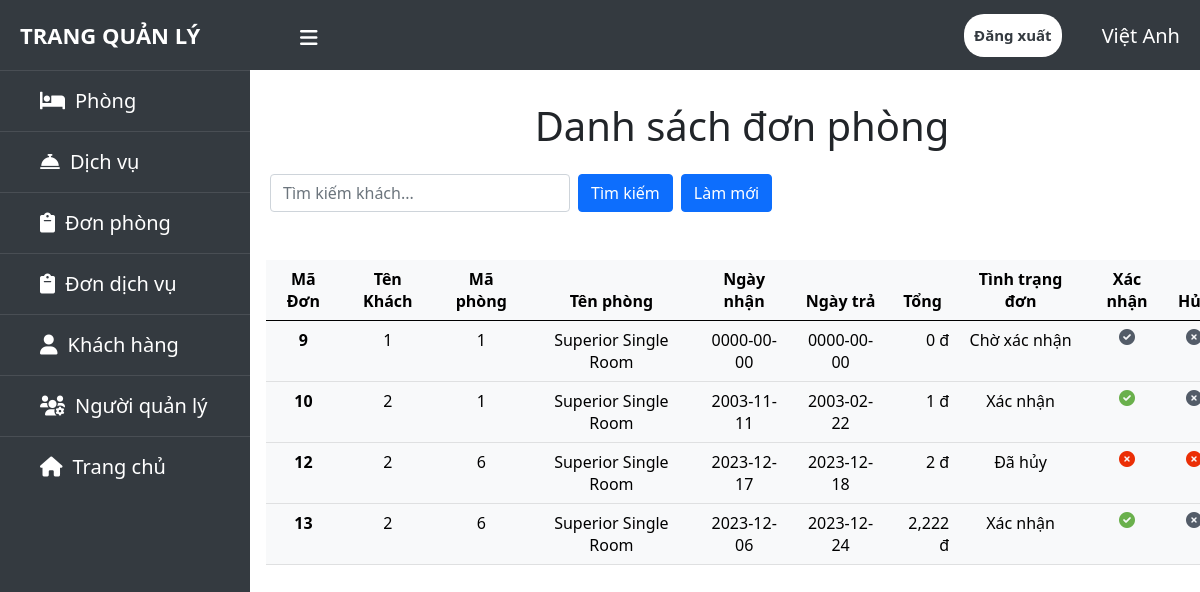
The page /admin/danhsachdatphong.php (signed in) on the database its author committed.
### tables this page shows
CREATE TABLE `tb_order_rooms` (
  `ordroom_id` int(10) UNSIGNED NOT NULL,
  `ordroom_total` int(10) NOT NULL,
  `ordroom_total_day` date NOT NULL,
  `ordroom_start` date NOT NULL,
  `ordroom_end` date NOT NULL,
  `ordroom_status` varchar(30) NOT NULL DEFAULT 'Chờ xác nhận',
  `room_id` int(10) UNSIGNED DEFAULT NULL,
  `cus_id` int(10) UNSIGNED DEFAULT NULL
);

CREATE TABLE `tb_customers` (
  `cus_id` int(10) UNSIGNED NOT NULL,
  `cus_name` varchar(50) NOT NULL,
  `cus_mobile` varchar(12) NOT NULL,
  `cus_email` varchar(100) NOT NULL,
  `cus_pass` varchar(255) NOT NULL
);

CREATE TABLE `tb_rooms` (
  `room_id` int(10) UNSIGNED NOT NULL,
  `room_type` varchar(50) NOT NULL,
  `room_size` varchar(10) NOT NULL,
  `room_description` varchar(255) NOT NULL,
  `room_price` int(11) NOT NULL,
  `room_amount_people` int(10) NOT NULL,
  `room_image` varchar(255) NOT NULL,
  `room_image1` varchar(255) NOT NULL,
  `room_image2` varchar(255) NOT NULL,
  `room_image3` varchar(255) NOT NULL
);

### admin/danhsachdatphong.php (the view, shortened to what this page needs)
<?php
include('header.php');
include('../config.php');
?>
    <div class="content p-3">
        <div class="row">
            <div class="col-12">
                <h1 class="text-center pt-3">Danh sách đơn phòng</h1>
            </div>
            <div class="col-12 p-3">
                <form action="" method="post" class="d-flex">
                    <input type="search" class="form-control me-2" name="cus-name" style="width: 300px;" placeholder="Tìm kiếm khách...">
                    <button type="submit" name="btn-search" class="btn btn-primary me-2">Tìm kiếm</button>
                    <a href="danhsachdatphong.php" class="btn btn-primary">Làm mới</a>
                </form>
            </div>
        </div>
        <table class="table my-3 py-5 table-light text-center">
            <thead class="table-light">
                <tr>
                    <th scope="col">Mã Đơn</th>
                    <th scope="col">Tên Khách</th>
                    <th scope="col">Mã phòng</th>
                    <th scope="col">Tên phòng</th>
                    <th scope="col">Ngày nhận</th>
                    <th scope="col">Ngày trả</th>
                    <th scope="col">Tổng</th>
                    <th scope="col">Tình trạng đơn</th>
                    <th scope="col">Xác nhận</th>
                    <th scope="col">Hủy</th>
                </tr>
            </thead>
            <tbody>
                <?php
                if (isset($_POST['btn-search'])) {
                    $cus_name = $_POST['cus-name'];
                    $sql = "SELECT o.ordroom_id,o.ordroom_total,o.ordroom_start,o.ordroom_end,o.ordroom_status,r.room_type,r.room_id,c.cus_name
                            FROM  tb_order_rooms o ,tb_rooms r ,tb_customers c
                            WHERE  o.room_id = r.room_id AND o.cus_id =c.cus_id AND c.cus_name ='$cus_name'";
                    $result = mysqli_query($conn, $sql);
                    if (mysqli_num_rows($result) > 0) {
                        while ($row = mysqli_fetch_assoc($result)) {
                            echo '<tr>';
                            echo '<th scope="row">' . $row['ordroom_id'] . '</th>';
                            echo '<td>' . $row['cus_name'] . '</td>';
                            echo '<td>' . $row['room_id'] . '</td>';
                            echo '<td>' . $row['room_type'] . '</td>';
                            echo '<td>' . $row['ordroom_start'] . '</td>';
                            echo '<td>' . $row['ordroom_end'] . '</td>';
                            echo '<td class="text-end">' . number_format($row['ordroom_total']) . ' đ</td>';
                            echo '<td>' . $row['ordroom_status'] . '</td>';
                            if ($row['ordroom_status'] == 'Đã hủy') {
                                echo '<td><a href="#"><i class="fas fa-times-circle" style="color:#eb2f06;"></i></a></td>';
                            } else {
                                echo '<td><a href="confirm-order-room.php?id=' . $row['ordroom_id'] . '"><i class="fas fa-check-circle" style="color:#6ab04c;"></i></a></td>';
                            }
                            echo '<td><a href="cancel-order-room.php?id=' . $row['ordroom_id'] . '"><i class="fas fas fa-times-circle" style="color:#eb2f06;"></i></a></td>';
                            echo '</tr>';
                        }
                    }
                } else {
                    $sql = "SELECT o.ordroom_id,o.ordroom_total,o.ordroom_start,o.ordroom_end,o.ordroom_status,r.room_type,r.room_id,c.cus_name
                            FROM  tb_order_rooms o ,tb_rooms r ,tb_customers c
                            WHERE  o.room_id = r.room_id AND o.cus_id = c.cus_id";
                    $result = mysqli_query($conn, $sql);
                    if (mysqli_num_rows($result) > 0) {
                        while ($row = mysqli_fetch_assoc($result)) {
                            echo '<tr>';
                            echo '<th scope="row">' . $row['ordroom_id'] . '</th>';
                            echo '<td>' . $row['cus_name'] . '</td>';
                            echo '<td>' . $row['room_id'] . '</td>';
                            echo '<td>' . $row['room_type'] . '</td>';
                            echo '<td>' . $row['ordroom_start'] . '</td>';
                            echo '<td>' . $row['ordroom_end'] . '</td>';
                            echo '<td class="text-end">' . number_format($row['ordroom_total']) . ' đ</td>';
                            echo '<td>' . $row['ordroom_status'] . '</td>';
                            if ($row['ordroom_status'] == 'Đã hủy') {
                                echo '<td><a href="#"><i class="fas fa-times-circle" style="color:#eb2f06;"></i></a></td>';
                                echo '<td><a href="#"><i class="fas fa-times-circle" style="color:#eb2f06;"></i></a></td>';
                            } else if ($row['ordroom_status'] == 'Chờ xác nhận') {
                                echo '<td><a href="xulyxacnhandatphong.php?id='.$row['ordroom_id'].'&action=hoatdong1"><i class="fas fa-check-circle" style="color:#535c68;"></i></a></td>';
                                echo '<td><a href="xulyxacnhandatphong.php?id='.$row['ordroom_id'].'&action=hoatdong2"><i class="fas fa-times-circle" style="color:#535c68;"></i></a></td>';
                            } else {
                                echo '<td><a href="#"><i class="fas fa-check-circle" style="color:#6ab04c;"></i></a></td>';
                                echo '<td><a href="#"><i class="fas fa-times-circle" style="color:#535c68;"></i></a></td>';
                            }
                            echo '</tr>';
                        }
                    }
                }
                ?>
            </tbody>
        </table>
    </div>
<?php
include('footer.php');
?>

### admin/header.php (shortened to what this page needs)
<?php
    include '../config.php';
?>
<!doctype html>
<html lang="en">
  <head>
    <link href="https://cdn.jsdelivr.net/npm/bootstrap@5.0.2/dist/css/bootstrap.min.css" rel="stylesheet">
    <link rel="stylesheet" href="https://cdnjs.cloudflare.com/ajax/libs/font-awesome/6.0.0-beta2/css/all.min.css" />
  </head>
  <body>
    <header>
      <label for="check" style="justify-content:center;">
        <i class="fas fa-bars" id="sidebar-btn"></i>
      </label>
          <div class="left-area title-admin">
          <a href="index.php">Trang Quản Lý</a>
          </div>
          <?php
          $sql = "SELECT `admin_fullname` FROM `tb_admins` WHERE `admin_name`='{$_SESSION['admin']}'";
          $result = mysqli_query($conn, $sql);
                        if ($result == true) {
                            $row = mysqli_fetch_assoc($result);
                            $fullname=$row['admin_fullname'];
                        }?>
          <div class="right-area">
          <h5 style="color:#fff;float: inline-end;margin-top: -20px;"><?php echo $fullname;?></h5>
            <a href="logout.php" class="logout-btn">Đăng xuất</a>
          </div>
    </header>
    <div class="sidebar">
      <ul>
        <li><a href="danhsachphong.php"><i class='fas fa-bed'></i><span>Phòng</span></a></li>
        <li><a href="danhsachdichvu.php"><i class="fas fa-concierge-bell"></i><span>Dịch vụ</span></a></li>
        <li><a href="danhsachdatphong.php"><i class="fas fa-clipboard"></i><span>Đơn phòng</span></a></li>
        <li><a href="danhsachdatdichvu.php"><i class="fas fa-clipboard"></i><span>Đơn dịch vụ</span></a></li>
        <li><a href="danhsachkhachhang.php"><i class="fas fa-user"></i><span>Khách hàng</span></a></li>
        <li><a href="danhsachadmin.php"><i class="fas fa-users-cog"></i><span>Người quản lý</span></a></li>
        <li><a href="../user/index.php"><i class="fas fa-home"></i><span>Trang chủ</span></a></li>
        <div class="text-center p-3">
        </div>
      </ul>
    </div>

### admin/header.php (style rules this page uses)
header { position: fixed; background-color: #343a40; padding: 20px; width: 100%; height: 70px; }
.left-area a { color: #fff; margin: 0; text-transform: uppercase; position: fixed; font-size: 22px; font-weight: 700; text-decoration: none; margin-top: -25px; }
.logout-btn { padding: 5px; background:#fff; text-decoration: none; float: right; margin-top: -30px; margin-right: 40px; border-radius: 20px; font-size: 15px; font-weight: 600; color: #343a40; padding: 10px; transition: 0.5s; transition-property: color; }
.sidebar { background: #343a40; margin-top: 70px; position: fixed; left: 0; width: 250px; height: 100%; transition: 0.5s; transition-property: left; }
.sidebar ul { padding: 0; }
.sidebar i { padding-right: 10px; }
.sidebar ul a { color: #fff; display: block; width: 100%; line-height: 60px; text-decoration: none; padding-left: 40px; box-sizing: border-box; font-size: 20px; transition: 0.4s; border-top: 1px solid rgba(255,255,255,.1); }
label #sidebar-btn { z-index: 1; color: #fff; position: fixed; cursor: pointer; left :300px; font-size: 20px; transition: 0.5s; transition-property: color; margin-top: -10px; }
.content { position: fixed; width: 82%; margin-top: 70px; margin-left: 250px ; background-color: white; background-size: cover; height: 100vh; transition: 0.5s; overflow: auto; padding-bottom: 70px; }

### rows shown on the page
tb_order_rooms: ordroom_id "9", cus.cus_name "1", room.room_id "1", room.room_type "Superior Single Room", ordroom_start "0000-00-00", ordroom_end "0000-00-00", ordroom_total "0", ordroom_status "Chờ xác nhận"
tb_order_rooms: ordroom_id "10", cus.cus_name "2", room.room_id "1", room.room_type "Superior Single Room", ordroom_start "2003-11-11", ordroom_end "2003-02-22", ordroom_total "1", ordroom_status "Xác nhận"
tb_order_rooms: ordroom_id "12", cus.cus_name "2", room.room_id "6", room.room_type "Superior Single Room", ordroom_start "2023-12-17", ordroom_end "2023-12-18", ordroom_total "2", ordroom_status "Đã hủy"
tb_order_rooms: ordroom_id "13", cus.cus_name "2", room.room_id "6", room.room_type "Superior Single Room", ordroom_start "2023-12-06", ordroom_end "2023-12-24", ordroom_total "2,222", ordroom_status "Xác nhận"

### other values the page prints
$fullname "Việt Anh"
